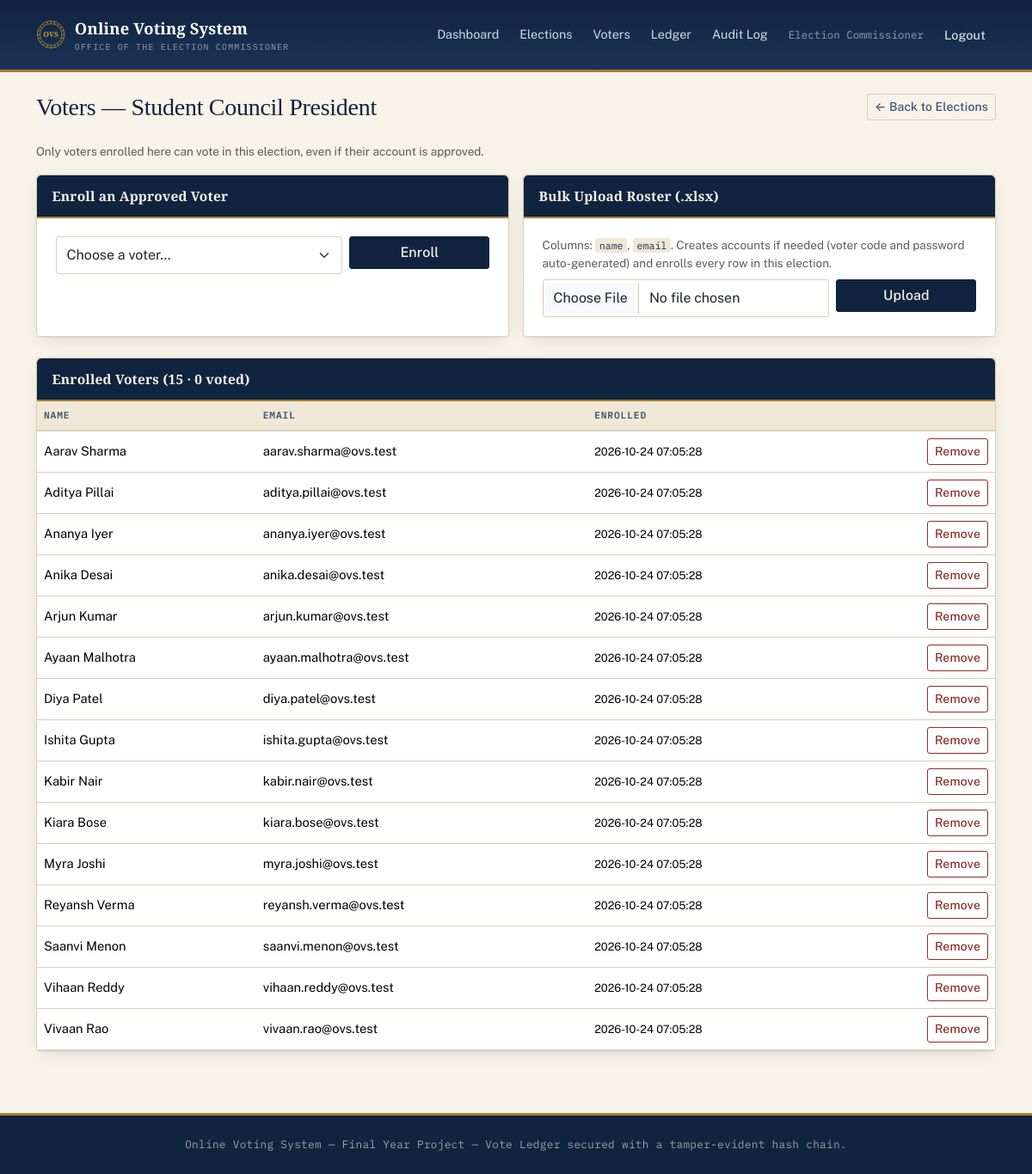
Page /admin/elections/1/voters (signed in) on the committed database.
### tables this page shows
CREATE TABLE users (
    id INT AUTO_INCREMENT PRIMARY KEY,
    name VARCHAR(150) NOT NULL,
    email VARCHAR(190) NOT NULL UNIQUE,
    voter_code VARCHAR(50) NULL UNIQUE,
    password_hash VARCHAR(255) NULL,
    role ENUM('admin', 'voter') NOT NULL DEFAULT 'voter',
    status ENUM('pending', 'approved', 'rejected') NOT NULL DEFAULT 'approved',
    source ENUM('seed', 'bulk_import', 'self_registered', 'admin_manual') NOT NULL DEFAULT 'self_registered',
    reset_token VARCHAR(64) NULL,
    reset_token_expires_at DATETIME NULL,
    created_at TIMESTAMP NOT NULL DEFAULT CURRENT_TIMESTAMP,
    updated_at TIMESTAMP NOT NULL DEFAULT CURRENT_TIMESTAMP ON UPDATE CURRENT_TIMESTAMP
);

CREATE TABLE elections (
    id INT AUTO_INCREMENT PRIMARY KEY,
    title VARCHAR(200) NOT NULL,
    description TEXT NULL,
    format ENUM('fptp', 'select_n') NOT NULL DEFAULT 'fptp',
    select_n INT NULL,
    starts_at DATETIME NOT NULL,
    ends_at DATETIME NOT NULL,
    closed_manually_at DATETIME NULL,
    results_published TINYINT(1) NOT NULL DEFAULT 0,
    created_by INT NULL,
    created_at TIMESTAMP NOT NULL DEFAULT CURRENT_TIMESTAMP,
    updated_at TIMESTAMP NOT NULL DEFAULT CURRENT_TIMESTAMP ON UPDATE CURRENT_TIMESTAMP,
    CONSTRAINT fk_elections_created_by FOREIGN KEY (created_by) REFERENCES users(id) ON DELETE SET NULL
);

CREATE TABLE election_voters (
    id INT AUTO_INCREMENT PRIMARY KEY,
    election_id INT NOT NULL,
    user_id INT NOT NULL,
    enrolled_at TIMESTAMP NOT NULL DEFAULT CURRENT_TIMESTAMP,
    UNIQUE KEY uniq_election_voter (election_id, user_id),
    CONSTRAINT fk_ev_election FOREIGN KEY (election_id) REFERENCES elections(id) ON DELETE CASCADE,
    CONSTRAINT fk_ev_user FOREIGN KEY (user_id) REFERENCES users(id) ON DELETE CASCADE
);

### config/app/views/admin/elections/voters.php (the view, shortened to what the rows shown need)
<div class="d-flex justify-content-between align-items-center mb-4">
    <h1 class="h3 mb-0">Voters &mdash; <?= htmlspecialchars($election['title'], ENT_QUOTES) ?></h1>
    <a href="<?= Router::url('/admin/elections') ?>" class="btn btn-outline-secondary btn-sm">&larr; Back to Elections</a>
</div>
<p class="text-muted small">Only voters enrolled here can vote in this election, even if their account is approved.</p>
<div class="row g-3 mb-4">
    <div class="col-md-6">
        <div class="card card-ovs h-100">
            <div class="card-header">Enroll an Approved Voter</div>
            <div class="card-body">
                <?php if ($available): ?>
                <form method="post" action="<?= Router::url('/admin/elections/' . $election['id'] . '/voters/enroll') ?>" class="row g-2">
                    <div class="col-8">
                        <select name="user_id" class="form-select" required>
                            <option value="">Choose a voter&hellip;</option>
                        </select>
                    </div>
                    <div class="col-4">
                        <button type="submit" class="btn btn-ovs w-100">Enroll</button>
                    </div>
                </form>
                <?php else: ?>
                    <p class="text-muted small mb-0">Every approved voter is already enrolled in this election.</p>
                <?php endif; ?>
            </div>
        </div>
    </div>
    <div class="col-md-6">
        <div class="card card-ovs h-100">
            <div class="card-header">Bulk Upload Roster (.xlsx)</div>
            <div class="card-body">
                <p class="text-muted small mb-2">Columns: <code>name</code>, <code>email</code>. Creates accounts if needed (voter code and password auto-generated) and enrolls every row in this election.</p>
                <form method="post" action="<?= Router::url('/admin/elections/' . $election['id'] . '/voters/bulk-upload') ?>" enctype="multipart/form-data" class="row g-2">
                    <div class="col-8">
                        <input type="file" name="roster" accept=".xlsx" class="form-control" required>
                    </div>
                    <div class="col-4">
                        <button type="submit" class="btn btn-ovs w-100">Upload</button>
                    </div>
                </form>
            </div>
        </div>
    </div>
</div>
<div class="card card-ovs">
    <div class="card-header">Enrolled Voters (<?= count($enrolled) ?> &middot; <?= count($votedIds) ?> voted)</div>
    <div class="card-body p-0">
        <table class="table mb-0 align-middle">
            <thead><tr><th>Name</th><th>Email</th><th>Enrolled</th><th></th></tr></thead>
            <tbody>
            <?php foreach ($enrolled as $voter): $hasVoted = in_array((int) $voter['id'], $votedIds, true); ?>
                <tr>
                    <td><?= htmlspecialchars($voter['name'], ENT_QUOTES) ?></td>
                    <td><?= htmlspecialchars($voter['email'], ENT_QUOTES) ?></td>
                    <td><small><?= htmlspecialchars($voter['enrolled_at'], ENT_QUOTES) ?></small></td>
                    <td class="text-end">
                        <?php if ($hasVoted): ?>
                            <span class="badge status-badge-open" title="Ballot recorded in the ledger — this voter can no longer be removed from the roll.">Voted</span>
                        <?php else: ?>
                        <form method="post" action="<?= Router::url('/admin/elections/' . $election['id'] . '/voters/' . $voter['id'] . '/unenroll') ?>" class="d-inline">
                            <button class="btn btn-sm btn-outline-danger">Remove</button>
                        </form>
                        <?php endif; ?>
                    </td>
                </tr>
            <?php endforeach; ?>
            </tbody>
        </table>
    </div>
</div>

### core/Router.php (shortened to what the rows shown need)
<?php
class Router
{
    private array $routes = ['GET' => [], 'POST' => []];
    private static string $basePath = '';
    public static function setBasePath(string $path): void
    {
        self::$basePath = rtrim($path, '/');
    }
    public static function url(string $path = ''): string
    {
        return self::$basePath . $path;
    }
    public function get(string $pattern, array $handler): void
    {
        $this->routes['GET'][$pattern] = $handler;
    }
    public function post(string $pattern, array $handler): void
    {
        $this->routes['POST'][$pattern] = $handler;
    }
    public function dispatch(string $method, string $uri): void
    {
        $path = parse_url($uri, PHP_URL_PATH) ?? '/';
        $path = rtrim($path, '/');
        foreach ($this->routes[$method] ?? [] as $pattern => $handler) {
            $params = $this->match($pattern, $path);
            if ($params !== null) {
                [$controllerClass, $action] = $handler;
                $controller = new $controllerClass();
                call_user_func_array([$controller, $action], $params);
                return;
            }
        }
    }
    private function match(string $pattern, string $path): ?array
    {
        $regex = preg_replace('#\{[a-zA-Z_]+\}#', '([^/]+)', $pattern);
        $regex = rtrim($regex, '/');
        if ($regex === '') {
            $regex = '/';
        }
        if (!preg_match('#^' . $regex . '$#', $path, $matches)) {
            return null;
        }
        array_shift($matches);
        return $matches;
    }
}

### config/app/views/partials/header.php (shortened to what the rows shown need)
<?php
$currentUser = Auth::user();
?>
<!doctype html>
<html lang="en">
<head>
    <link href="https://cdn.jsdelivr.net/npm/bootstrap@5.3.3/dist/css/bootstrap.min.css" rel="stylesheet">
    <link href="<?= Router::url('/assets/css/style.css') ?>" rel="stylesheet">
</head>
<body>
<nav class="navbar navbar-expand-lg navbar-ovs">
    <div class="container">
        <a class="navbar-brand d-flex align-items-center" href="<?= Router::url($currentUser ? ($currentUser['role'] === 'admin' ? '/admin/dashboard' : '/voter/dashboard') : '/login') ?>">
            <?php $sealSize = '2.15rem'; $sealTone = 'brass'; include __DIR__ . '/seal.php'; ?>
            <span>
                Online Voting System
                <small>Office of the Election Commissioner</small>
            </span>
        </a>
        <div class="collapse navbar-collapse">
            <ul class="navbar-nav ms-auto align-items-lg-center">
                <?php if ($currentUser && $currentUser['role'] === 'admin'): ?>
                    <li class="nav-item"><a class="nav-link" href="<?= Router::url('/admin/dashboard') ?>">Dashboard</a></li>
                    <li class="nav-item"><a class="nav-link" href="<?= Router::url('/admin/elections') ?>">Elections</a></li>
                    <li class="nav-item"><a class="nav-link" href="<?= Router::url('/admin/voters') ?>">Voters</a></li>
                    <li class="nav-item"><a class="nav-link" href="<?= Router::url('/admin/ledger') ?>">Ledger</a></li>
                    <li class="nav-item"><a class="nav-link" href="<?= Router::url('/admin/audit-log') ?>">Audit Log</a></li>
                <?php elseif ($currentUser): ?>
                    <li class="nav-item"><a class="nav-link" href="<?= Router::url('/voter/dashboard') ?>">Elections</a></li>
                <?php endif; ?>
                <?php if ($currentUser): ?>
                    <li class="nav-item"><span class="nav-link text-white-50"><?= htmlspecialchars($currentUser['name'], ENT_QUOTES) ?></span></li>
                    <li class="nav-item">
                        <form method="post" action="<?= Router::url('/logout') ?>" class="d-inline">
                            <button type="submit" class="btn btn-link nav-link" style="border:0;">Logout</button>
                        </form>
                    </li>
                <?php else: ?>
                    <li class="nav-item"><a class="nav-link" href="<?= Router::url('/login') ?>">Login</a></li>
                <?php endif; ?>
            </ul>
        </div>
    </div>
</nav>
<div class="container py-4">

### rows in the picture
users: name "Election Commissioner"
elections: title "Student Council President"
election_voters: user.name "Aarav Sharma", user.email "aarav.sharma@ovs.test", enrolled_at "2026-10-24 07:05:28"
election_voters: user.name "Aditya Pillai", user.email "aditya.pillai@ovs.test", enrolled_at "2026-10-24 07:05:28"
election_voters: user.name "Ananya Iyer", user.email "ananya.iyer@ovs.test", enrolled_at "2026-10-24 07:05:28"
election_voters: user.name "Anika Desai", user.email "anika.desai@ovs.test", enrolled_at "2026-10-24 07:05:28"
election_voters: user.name "Arjun Kumar", user.email "arjun.kumar@ovs.test", enrolled_at "2026-10-24 07:05:28"
election_voters: user.name "Ayaan Malhotra", user.email "ayaan.malhotra@ovs.test", enrolled_at "2026-10-24 07:05:28"
election_voters: user.name "Diya Patel", user.email "diya.patel@ovs.test", enrolled_at "2026-10-24 07:05:28"
election_voters: user.name "Ishita Gupta", user.email "ishita.gupta@ovs.test", enrolled_at "2026-10-24 07:05:28"
election_voters: user.name "Kabir Nair", user.email "kabir.nair@ovs.test", enrolled_at "2026-10-24 07:05:28"
election_voters: user.name "Kiara Bose", user.email "kiara.bose@ovs.test", enrolled_at "2026-10-24 07:05:28"
election_voters: user.name "Myra Joshi", user.email "myra.joshi@ovs.test", enrolled_at "2026-10-24 07:05:28"
election_voters: user.name "Reyansh Verma", user.email "reyansh.verma@ovs.test", enrolled_at "2026-10-24 07:05:28"
election_voters: user.name "Saanvi Menon", user.email "saanvi.menon@ovs.test", enrolled_at "2026-10-24 07:05:28"
election_voters: user.name "Vihaan Reddy", user.email "vihaan.reddy@ovs.test", enrolled_at "2026-10-24 07:05:28"
election_voters: user.name "Vivaan Rao", user.email "vivaan.rao@ovs.test", enrolled_at "2026-10-24 07:05:28"

### other values in the picture
count($enrolled) "15"
count($votedIds) "0"
